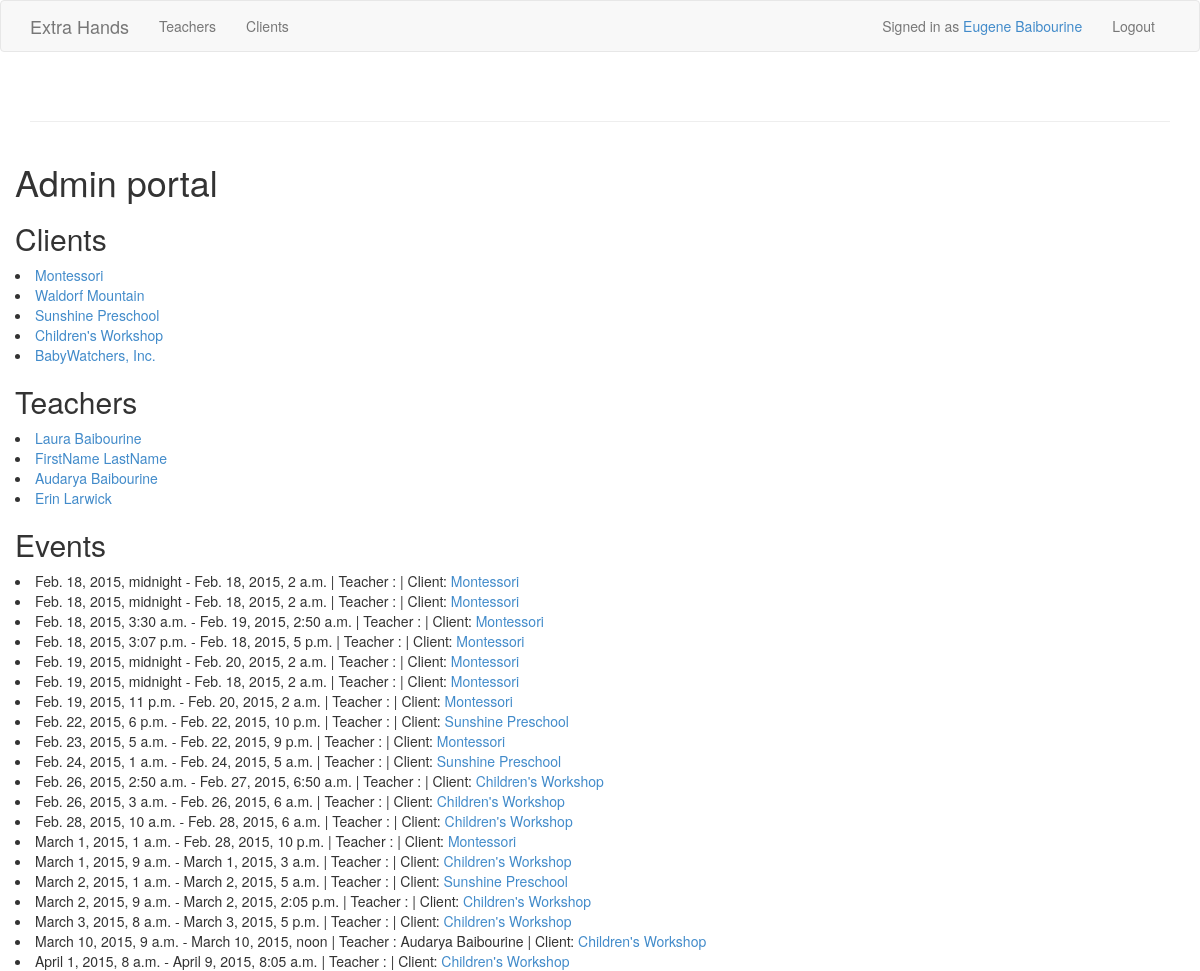
Page /myaccount/ (signed in) on the earlier database version.
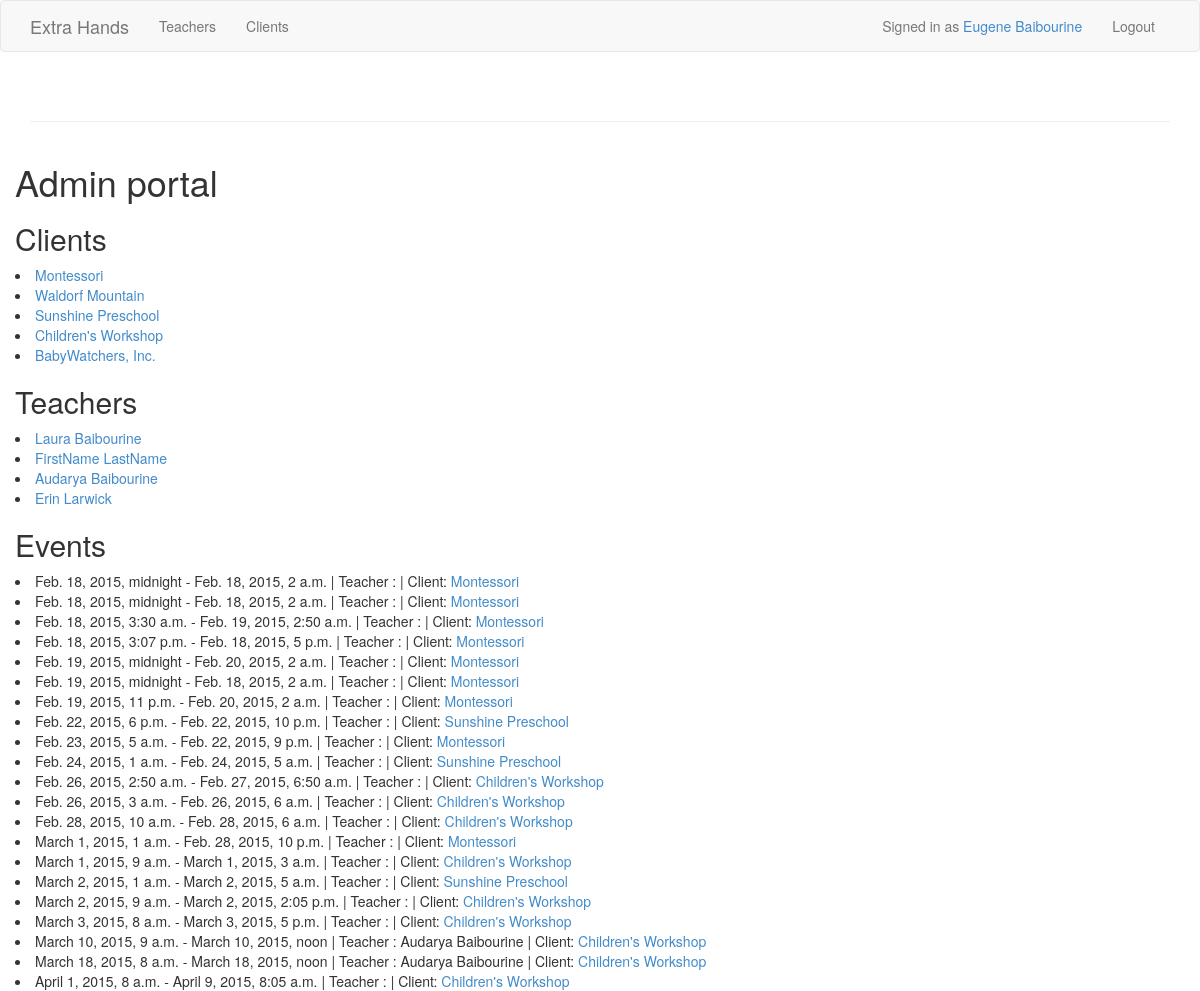
Same page on the later database version.
### extra_hands_app/models.py (models this page shows, shortened)
class Client(models.Model):
    user = models.OneToOneField(User)
    organization = models.CharField(max_length=128)
    street = models.CharField(max_length=30)
    city = models.CharField(max_length=30)
    state = models.CharField(max_length=2)
    phone_number = models.CharField(max_length=15)
    description = models.CharField(max_length=600)
    client_slug = models.SlugField(unique=True)
    campus = models.IntegerField(default=1)
    token = models.IntegerField(default=0)

class Teacher(models.Model):
    user = models.OneToOneField(User)
    street = models.CharField(max_length=30)
    city = models.CharField(max_length=30)
    state = models.CharField(max_length=2)
    phone_number = models.CharField(max_length=15)
    ect_qualified = models.BooleanField(default=False)
    cpr_first_aid = models.BooleanField(default=False)
    universal_precautions = models.BooleanField(default=False)
    qualifications = models.CharField(max_length =300)
    degree = models.CharField(max_length=30)
    major = models.CharField(max_length=100)
    is_available = models.BooleanField(default=False)
    on_call = models.BooleanField(default=False)
    slug = models.SlugField(unique=True)
    clicks = models.IntegerField(default=0)
    token = models.IntegerField(default=0)

class Event(models.Model):
    start_time = models.DateTimeField()
    end_time = models.DateTimeField()
    teacher = models.ForeignKey(Teacher, blank=True, null=True, default=None)
    client = models.ForeignKey(Client)
    is_open = models.BooleanField(default=False)
    in_progress = models.BooleanField(default=False)
    token = models.IntegerField(default=0)
    comments = models.CharField(max_length=500, blank=True, default ='')
    is_on_call = models.BooleanField(default=False)
    event_class = models.CharField(max_length=100, default='event-info')

### extra_hands_app/views.py (the view, shortened to what this page needs)
# urls.py: url(r'myaccount/$', views.my_account, name='myaccount'),
@login_required()
def my_account(request):
    user = request.user
    context_dict={'user':user}
    is_teacher = False
    is_client = False
    is_superuser = False
    if user.is_superuser:
        is_superuser = True
        context_dict['teachers'] = Teacher.objects.all()
        context_dict['clients'] = Client.objects.all()
        context_dict['events'] = Event.objects.all().order_by('start_time')
    context_dict['is_teacher'] = is_teacher
    context_dict['is_superuser'] = is_superuser
    context_dict['is_client'] = is_client
    context_dict['message'] = "You have successfully logged in."
    return render(request, "myaccount.html", context_dict)

### templates/myaccount.html (shortened to what this page needs)
{% extends 'base.html' %}
{% block content %}
{% if is_superuser %}
    {% include 'manage.html' %}
{% endif %}
{% endblock %}

### templates/manage.html
<h1>Admin portal</h1>
<h2>Clients</h2>
{% for client in clients %}
    <li><a href="{% url 'get_client' client.client_slug%}">{{ client.organization }}</a></li>
{% endfor %}
<h2>Teachers</h2>
{% for teacher in teachers %}
    <li><a href="{% url 'get_teacher' teacher.slug%}">{{ teacher.user.get_full_name }}</a></li>
{% endfor %}
<h2>Events</h2>
{% for event in events %}
    <li>{{ event.start_time }} - {{ event.end_time }} | Teacher : {{ event.teacher.user.get_full_name }} | Client: <a href="{% url 'get_client' event.client.client_slug%}">{{ event.client.organization }}</a></li>
{% endfor %}

Differences in the rows shown:
added Event: start_time "March 18, 2015, 8 a.m.", end_time "March 18, 2015, noon", teacher.user.get_full_name "Audarya Baibourine", client.organization "Children's Workshop"
